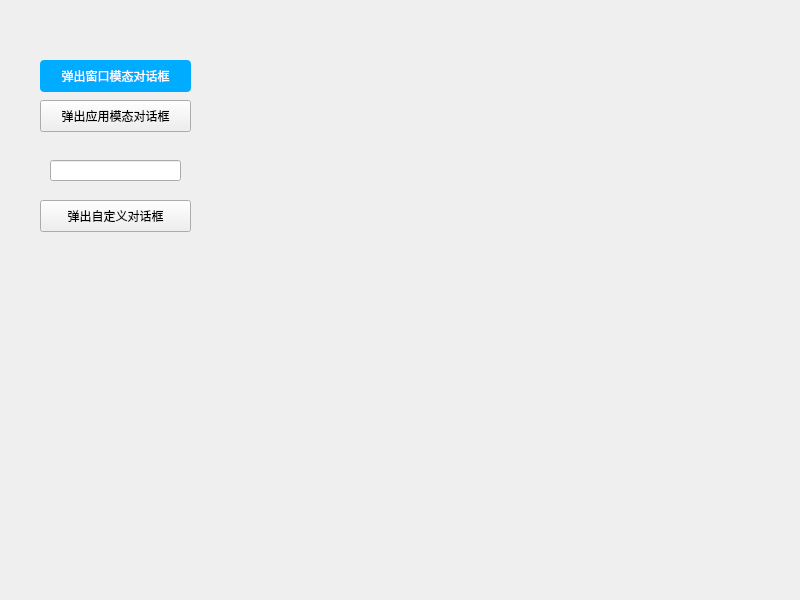
<?xml version="1.0" encoding="UTF-8"?>
<ui version="4.0">
 <class>Widget</class>
 <widget class="QWidget" name="Widget">
  <property name="geometry">
   <rect>
    <x>0</x>
    <y>0</y>
    <width>800</width>
    <height>600</height>
   </rect>
  </property>
  <property name="windowTitle">
   <string>Widget</string>
  </property>
  <widget class="QPushButton" name="btnWindow">
   <property name="geometry">
    <rect>
     <x>40</x>
     <y>60</y>
     <width>151</width>
     <height>32</height>
    </rect>
   </property>
   <property name="styleSheet">
    <string notr="true">#btnWindow {
    background: rgb(0, 172, 255);
    color: #fff;
    border-radius: 4px;
}

#btnWindow:hover {
	background: rgb(0, 2, 3);
}</string>
   </property>
   <property name="text">
    <string>弹出窗口模态对话框</string>
   </property>
  </widget>
  <widget class="QPushButton" name="btnApp">
   <property name="geometry">
    <rect>
     <x>40</x>
     <y>100</y>
     <width>151</width>
     <height>32</height>
    </rect>
   </property>
   <property name="text">
    <string>弹出应用模态对话框</string>
   </property>
  </widget>
  <widget class="QLineEdit" name="lineEdit">
   <property name="geometry">
    <rect>
     <x>50</x>
     <y>160</y>
     <width>131</width>
     <height>21</height>
    </rect>
   </property>
  </widget>
  <widget class="QPushButton" name="btnCustom">
   <property name="geometry">
    <rect>
     <x>40</x>
     <y>200</y>
     <width>151</width>
     <height>32</height>
    </rect>
   </property>
   <property name="text">
    <string>弹出自定义对话框</string>
   </property>
  </widget>
 </widget>
 <resources/>
 <connections/>
</ui>
